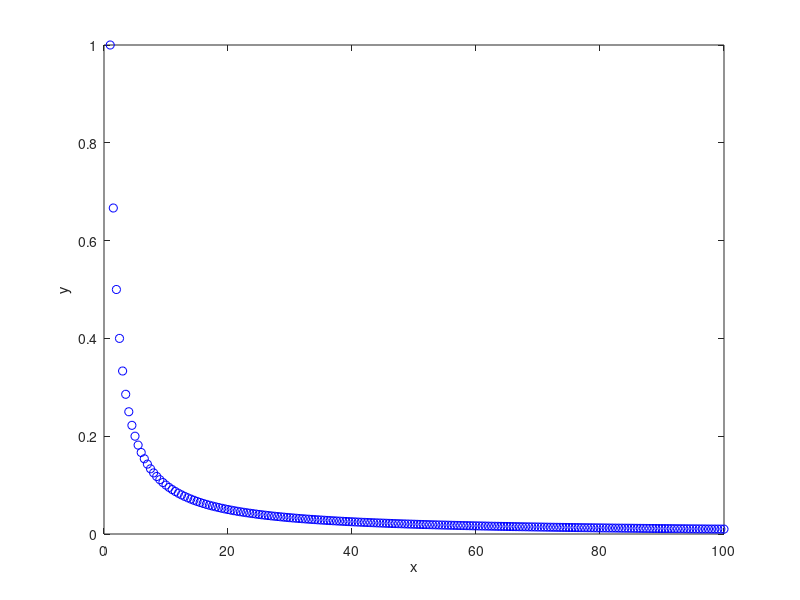
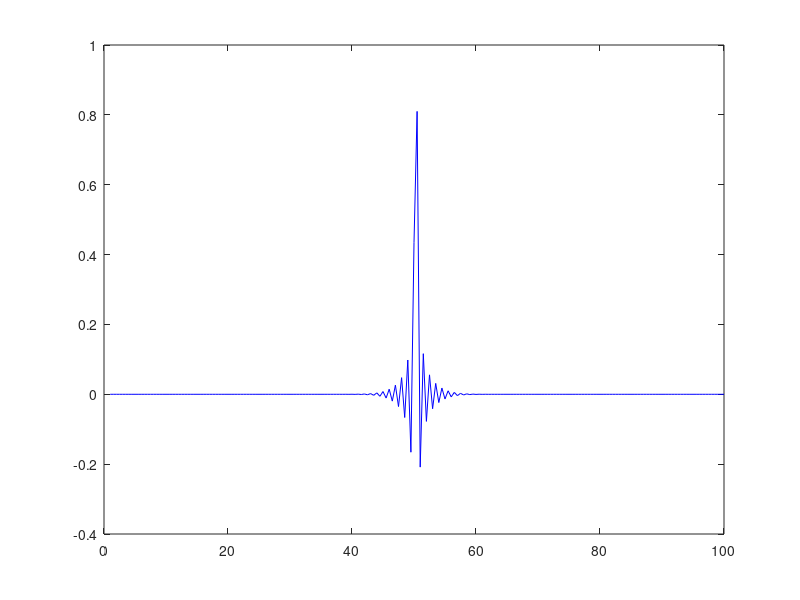

MATLAB code to generate these figures, in order:
%Polinomios de Lagrange: encontrar puntos entre puntos%

clearvars;

x= (1:0.5:100)';
y= 1./x;

figure(1);

plot(x,y, "ob");
xlabel('x');
ylabel('y');

xt=50.32432; %encontrar el yt para el xt%

Lk = zeros(size(x));

L=1;

for k = 1:size(x,1)

    for i =1:size(x,1)

        if x(i) ~=x(k)

            Lt = (xt-x(i))/(x(k)-x(i));
            L = L*Lt;

        end

    end

    Lk(k) = L; L=1;

end



yt = 0;
for i =1:size(y,1)
    yt = y(i)*Lk(i)+yt;
end

dif = -(1/xt-yt);



figure(2);

plot(x,Lk,'-b');